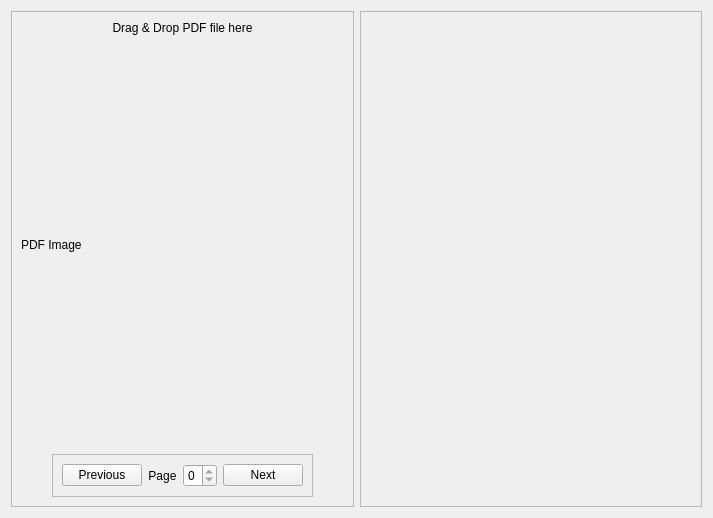
<?xml version="1.0" encoding="UTF-8"?>
<ui version="4.0">
 <class>scan_book</class>
 <widget class="QWidget" name="scan_book">
  <property name="geometry">
   <rect>
    <x>0</x>
    <y>0</y>
    <width>713</width>
    <height>518</height>
   </rect>
  </property>
  <property name="windowTitle">
   <string>scan_book</string>
  </property>
  <layout class="QHBoxLayout" name="horizontalLayout">
   <item>
    <widget class="QFrame" name="frame">
     <property name="sizePolicy">
      <sizepolicy hsizetype="Expanding" vsizetype="Preferred">
       <horstretch>0</horstretch>
       <verstretch>0</verstretch>
      </sizepolicy>
     </property>
     <property name="frameShape">
      <enum>QFrame::StyledPanel</enum>
     </property>
     <property name="frameShadow">
      <enum>QFrame::Raised</enum>
     </property>
     <layout class="QVBoxLayout" name="verticalLayout_2">
      <item>
       <widget class="QLabel" name="label">
        <property name="text">
         <string>Drag &amp; Drop PDF file here</string>
        </property>
        <property name="alignment">
         <set>Qt::AlignCenter</set>
        </property>
       </widget>
      </item>
      <item>
       <widget class="InteractiveImageLabel" name="label_pdf_image">
        <property name="sizePolicy">
         <sizepolicy hsizetype="Preferred" vsizetype="Expanding">
          <horstretch>0</horstretch>
          <verstretch>0</verstretch>
         </sizepolicy>
        </property>
        <property name="text">
         <string>PDF Image</string>
        </property>
       </widget>
      </item>
      <item alignment="Qt::AlignHCenter">
       <widget class="QFrame" name="frame_3">
        <property name="sizePolicy">
         <sizepolicy hsizetype="Maximum" vsizetype="Preferred">
          <horstretch>0</horstretch>
          <verstretch>0</verstretch>
         </sizepolicy>
        </property>
        <property name="frameShape">
         <enum>QFrame::StyledPanel</enum>
        </property>
        <property name="frameShadow">
         <enum>QFrame::Raised</enum>
        </property>
        <layout class="QHBoxLayout" name="horizontalLayout_2">
         <item>
          <widget class="QPushButton" name="pushButton_previous">
           <property name="text">
            <string>Previous</string>
           </property>
          </widget>
         </item>
         <item>
          <widget class="QLabel" name="label_page">
           <property name="text">
            <string>Page</string>
           </property>
           <property name="alignment">
            <set>Qt::AlignCenter</set>
           </property>
          </widget>
         </item>
         <item>
          <widget class="QSpinBox" name="spinBox_page_number">
           <property name="maximum">
            <number>0</number>
           </property>
          </widget>
         </item>
         <item>
          <widget class="QPushButton" name="pushButton_next">
           <property name="text">
            <string>Next</string>
           </property>
          </widget>
         </item>
        </layout>
       </widget>
      </item>
     </layout>
    </widget>
   </item>
   <item>
    <widget class="QFrame" name="frame_2">
     <property name="sizePolicy">
      <sizepolicy hsizetype="Expanding" vsizetype="Preferred">
       <horstretch>0</horstretch>
       <verstretch>0</verstretch>
      </sizepolicy>
     </property>
     <property name="frameShape">
      <enum>QFrame::StyledPanel</enum>
     </property>
     <property name="frameShadow">
      <enum>QFrame::Raised</enum>
     </property>
     <layout class="QVBoxLayout" name="verticalLayout">
      <item>
       <widget class="BoardView" name="board_view" native="true"/>
      </item>
     </layout>
    </widget>
   </item>
  </layout>
 </widget>
 <customwidgets>
  <customwidget>
   <class>BoardView</class>
   <extends>QWidget</extends>
   <header>GUI/widgets/BoardView.h</header>
   <container>1</container>
  </customwidget>
  <customwidget>
   <class>InteractiveImageLabel</class>
   <extends>QLabel</extends>
   <header>GUI/widgets/InteractiveImageLabel.h</header>
  </customwidget>
 </customwidgets>
 <resources/>
 <connections>
  <connection>
   <sender>pushButton_previous</sender>
   <signal>clicked()</signal>
   <receiver>scan_book</receiver>
   <slot>on_previous_clicked()</slot>
   <hints>
    <hint type="sourcelabel">
     <x>150</x>
     <y>496</y>
    </hint>
    <hint type="destinationlabel">
     <x>133</x>
     <y>-14</y>
    </hint>
   </hints>
  </connection>
  <connection>
   <sender>pushButton_next</sender>
   <signal>clicked()</signal>
   <receiver>scan_book</receiver>
   <slot>on_next_clicked()</slot>
   <hints>
    <hint type="sourcelabel">
     <x>261</x>
     <y>496</y>
    </hint>
    <hint type="destinationlabel">
     <x>510</x>
     <y>-22</y>
    </hint>
   </hints>
  </connection>
  <connection>
   <sender>spinBox_page_number</sender>
   <signal>valueChanged(int)</signal>
   <receiver>scan_book</receiver>
   <slot>on_page_number_changed(int)</slot>
   <hints>
    <hint type="sourcelabel">
     <x>200</x>
     <y>497</y>
    </hint>
    <hint type="destinationlabel">
     <x>13</x>
     <y>511</y>
    </hint>
   </hints>
  </connection>
 </connections>
 <slots>
  <slot>on_previous_clicked()</slot>
  <slot>on_next_clicked()</slot>
  <slot>on_board_changed()</slot>
  <slot>on_page_number_changed(int)</slot>
 </slots>
</ui>
